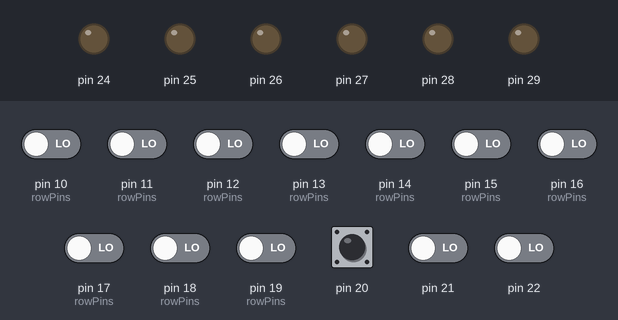
This sketch was run on a simulated Arduino Mega 2560, built with avr-gcc and run on an emulated ATmega2560. Shown: output pins drawn as LEDs (lit = HIGH). Inputs (shaded band) come from the test bench; at power-on: pin 20 HIGH, pin 10 (rowPins), pin 11 (rowPins), pin 12 (rowPins), pin 13 (rowPins), pin 14 (rowPins), pin 15 (rowPins), pin 16 (rowPins), pin 17 (rowPins), pin 18 (rowPins), pin 19 (rowPins), pin 21, pin 22 LOW. Pins used as bus, display or sensor lines are not drawn.

Above: at 1.2 s.
1.3 s: pin 10 (rowPins) driven HIGH
At 2.5 s:
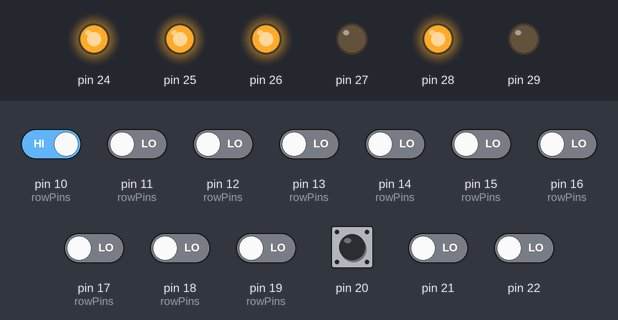
2.8 s: pin 10 (rowPins) driven LOW
At 3.9 s:
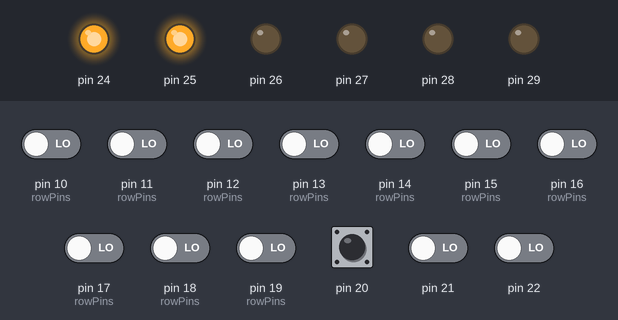
4.3 s: pin 11 (rowPins) driven HIGH
At 4.8 s:
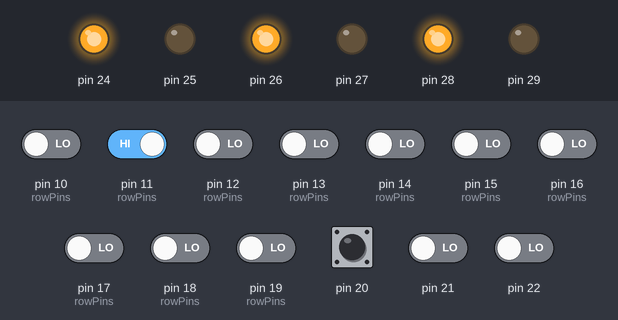
5.8 s: pin 11 (rowPins) driven LOW and pin 12 (rowPins) driven HIGH
At 7.0 s:
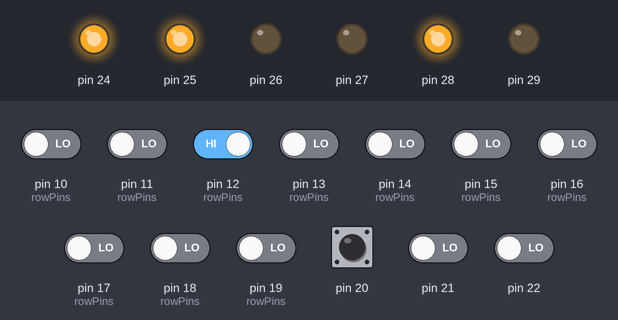
7.3 s: pin 12 (rowPins) driven LOW and pin 13 (rowPins) driven HIGH
At 8.1 s:
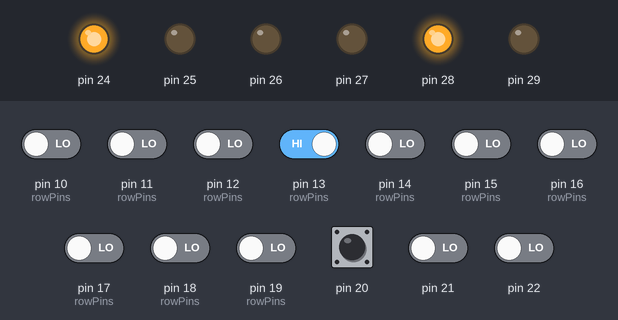
Timing chart, 0 to 9.8 s (numbered marks = the images above; inputs shaded):
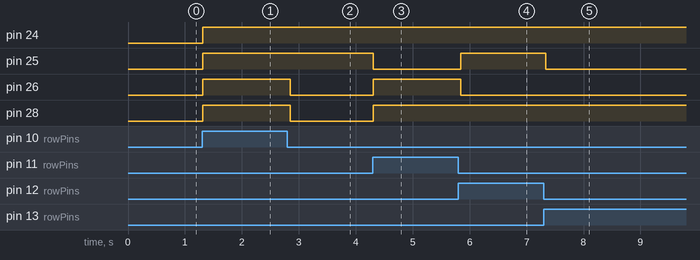

Measured:
- after the input at 1.3 s, pin 24–26, pin 28: LOW → HIGH at once
- after the input at 2.8 s, pin 26, pin 28: HIGH → LOW after 0.05 s
- after the input at 4.3 s, pin 25: HIGH → LOW at once; pin 26, pin 28: LOW → HIGH at once
- after the input at 5.8 s, pin 25: LOW → HIGH after 0.05 s; pin 26: HIGH → LOW after 0.05 s
- after the input at 7.3 s, pin 25: HIGH → LOW at once

The sketch:

LA30_keyboard_decoder.ino
```cpp
#include <Keypad.h>

const byte ROWS = 11; //eleven rows
const byte COLS = 8; //eight columns COLUMNS is active LOW outputs
char keys[ROWS][COLS] = {
  {32,   33,  34,   ']',  '[',  '_',   ':',  '-'},
  {'+',  41,  42,    43,   44, 'p',    ';',  '0'},
  {'\\',  49,  50,  'l',   52, 'o',    '\\',  '9'},
  {'/',  ' ', 58,   'k',  '@', 'i',   '^',  '8'},
  {64,   'm', 66,   'j',   68, 'u',    70,  '7'},
  {'>',  'n', 74,   'h',   76, 'y',    78,  '6'},
  {'.', 'b', 82,   'g',   84, 't',  0x0d,  '5'},
  {',',  'v', 90,   'f',   92, 'r',  0x1b,  '4'},
  {96,   'c', 98,   'd',  100, 'e',   102,  '3'},
  {104,  'x', 0x0a, 's', 0x7f, 'w',   110,  '2'},
  {112,  'z', 114,  'a',  9, 'q',   118,  '1'}
};

char shiftKeys[ROWS][COLS] = {
  {32,   33,  34,   '}',  '{',  '-',   '*',  '='},
  {'+',  41,  42,    43,   44, 'P',    '+',  '0'},
  {'|',  49,  50,  'L',   52, 'O',    '|',  ')'},
  {'?',  ' ', 58,   'K',  '|', 'I',   '~',  '('},
  {64,   'M', 66,   'J',   68, 'U',    70,  '\''},
  {'>',  'N', 74,   'H',   76, 'Y',    78,  '&'},
  {'>', 'B', 82,   'G',   84, 'T',  0x0d,  '%'},
  {'<',  'V', 90,   'F',   92, 'R',  0x1b,  '$'},
  {96,   'C', 98,   'D',  100, 'E',   102,  '#'},
  {104,  'X', 0x0a, 'S', 0x7f, 'W',   110,  '"'},
  {112,  'Z', 114,  'A',  9, 'Q',   118,  '!'}
};

char ctrlKeys[ROWS][COLS] = {
  {32,   33,  34,   27,  29,  31,   ':',  '-'},
  {'+',  41,  42,    43,   44,  16,    ';',  '0'},
  {28,  49,  50,   12,   52,  15,     28,  '9'},
  {'/',  ' ', 58,    11,   0,   9,    30,  '8'},
  {64,    13, 66,    10,   68,  21,    70,  '7'},
  {'>',   14, 74,    8,   76,  25,    78,  '6'},
  {'.',   2, 82,     7,   84,  20,  0x0d,  '5'},
  {',',   22, 90,    6,   92,  18,  0x1b,  '4'},
  {96,    3, 98,     4,  100,   5,   102,  '3'},
  {104,  24 , 0x0a,  19, 0x7f,  23,   110,  '2'},
  {112,  26 , 114,   1,  9,  17,   118,  '1'}
};


byte rowPins[ROWS] = {10, 11, 12, 13, 14, 15, 16, 17, 18,19,23}; //connect to the row pinouts of the keypad
byte colPins[COLS] = {0, 1, 2, 3, 4, 5, 6, 7}; //connect to the column pinouts of the keypad

Keypad keypad = Keypad( makeKeymap(keys), rowPins, colPins, ROWS, COLS, 21, makeKeymap(shiftKeys), 22, makeKeymap(ctrlKeys));

void setup(){
  Serial.begin(9600);
  DDRA = B11111111;
  PORTA= B00000000;
  pinMode (20, INPUT_PULLUP);
}

void loop(){
  char key = keypad.getKey();
  if (key != NO_KEY){
    if (!digitalRead(20)) {
      Serial.print("Key ");
      Serial.print(key, DEC);
      Serial.print(" ");
      if (key>31) Serial.write(key);
      Serial.println("");
    }
    key =  ~key;  // Is it active low or active high?
    key = key & 0x7F;
    PORTA = key;
    delay(1);
    digitalWrite(31,1);
    digitalWrite(31,0);
  }
}
```

Keypad.cpp
```cpp
// (licence header left out)
#include <Keypad.h>

// <<constructor>> Allows custom keymap, pin configuration, and keypad sizes.
Keypad::Keypad(char *userKeymap, byte *row, byte *col, byte numRows, byte numCols) {
	rowPins = row;
	columnPins = col;
	sizeKpd.rows = numRows;
	sizeKpd.columns = numCols;

	begin(userKeymap);

	setDebounceTime(10);
	setHoldTime(500);
	keypadEventListener = 0;

	startTime = 0;
	single_key = false;
    useShiftAndCtrl = false;
}


Keypad::Keypad(char *userKeymap, byte *row, byte *col, byte numRows, byte numCols, byte shKey, char * shiftKeymap, byte ctKey, char * ctrlKeymap) {
	rowPins = row;
	columnPins = col;
	sizeKpd.rows = numRows;
	sizeKpd.columns = numCols;

	begin(userKeymap, shiftKeymap, ctrlKeymap);

	setDebounceTime(10);
	setHoldTime(500);
	keypadEventListener = 0;

	startTime = 0;
	single_key = false;
    useShiftAndCtrl = true;
    shiftKey = shKey;
    ctrlKey = ctKey;
    pin_mode (shiftKey, INPUT);
    pin_mode (ctrlKey, INPUT);

}


// Let the user define a keymap - assume the same row/column count as defined in constructor
void Keypad::begin(char *userKeymap) {
    keymap = userKeymap;
}

// Let the user define a keymap - assume the same row/column count as defined in constructor
void Keypad::begin(char *userKeymap, char *shKeymap, char * ctKeymap) {
    keymap = userKeymap;
    shiftKeymap = shKeymap;
    ctrlKeymap = ctKeymap;
}

// Returns a single key only. Retained for backwards compatibility.
char Keypad::getKey() {
	single_key = true;

	if (getKeys() && key[0].stateChanged && (key[0].kstate==PRESSED))
		return key[0].kchar;

	single_key = false;

	return NO_KEY;
}

// Populate the key list.
bool Keypad::getKeys() {
	bool keyActivity = false;

	// Limit how often the keypad is scanned. This makes the loop() run 10 times as fast.
	if ( (millis()-startTime)>debounceTime ) {
		scanKeys();
		keyActivity = updateList();
		startTime = millis();
	}

	return keyActivity;
}

// Private : Hardware scan
void Keypad::scanKeys() {
	// Re-intialize the row pins. Allows sharing these pins with other hardware.
	//for (byte r=0; r<sizeKpd.rows; r++) {
	//	pin_mode(rowPins[r],INPUT);
	//}

	// bitMap stores ALL the keys that are being pressed.
	for (byte c=0; c<sizeKpd.columns; c++) {
		pin_mode(columnPins[c],OUTPUT);
		pin_write(columnPins[c], HIGH);	// Begin column pulse output.
		for (byte r=0; r<sizeKpd.rows; r++) {
			bitWrite(bitMap[r], c, pin_read(rowPins[r]));  // keypress is active low so invert to high.
		}
		// Set pin to high impedance input. Effectively ends column pulse.
		pin_write(columnPins[c],LOW);
		//pin_mode(columnPins[c],INPUT);
	}
}

// Manage the list without rearranging the keys. Returns true if any keys on the list changed state.
bool Keypad::updateList() {

	bool anyActivity = false;

	// Delete any IDLE keys
	for (byte i=0; i<LIST_MAX; i++) {
		if (key[i].kstate==IDLE) {
			key[i].kchar = NO_KEY;
			key[i].kcode = -1;
			key[i].stateChanged = false;
		}
	}

	// Add new keys to empty slots in the key list.
	for (byte r=0; r<sizeKpd.rows; r++) {
		for (byte c=0; c<sizeKpd.columns; c++) {
			boolean button = bitRead(bitMap[r],c);
            char keyChar;
			int keyCode = r * sizeKpd.columns + c;
			int idx = findInList (keyCode);
            if (useShiftAndCtrl) {
                pin_mode (shiftKey, INPUT);
                pin_mode (ctrlKey, INPUT);
                if (pin_read(shiftKey)) {
                    keyChar = shiftKeymap[keyCode];
                }
                else if (pin_read(ctrlKey)) {
                    keyChar = ctrlKeymap[keyCode];
                }
                else {
                    keyChar = keymap[keyCode];
                }
            }
            else {
                keyChar = keymap[keyCode];
            }
			// Key is already on the list so set its next state.
			if (idx > -1)	{
				nextKeyState(idx, button);
			}
			// Key is NOT on the list so add it.
			if ((idx == -1) && button) {
				for (byte i=0; i<LIST_MAX; i++) {
					if (key[i].kchar==NO_KEY) {		// Find an empty slot or don't add key to list.
						key[i].kchar = keyChar;
						key[i].kcode = keyCode;
						key[i].kstate = IDLE;		// Keys NOT on the list have an initial state of IDLE.
						nextKeyState (i, button);
						break;	// Don't fill all the empty slots with the same key.
					}
				}
			}
		}
	}

	// Report if the user changed the state of any key.
	for (byte i=0; i<LIST_MAX; i++) {
		if (key[i].stateChanged) anyActivity = true;
	}

	return anyActivity;
}

// Private
// This function is a state machine but is also used for debouncing the keys.
void Keypad::nextKeyState(byte idx, boolean button) {
	key[idx].stateChanged = false;

	switch (key[idx].kstate) {
		case IDLE:
			if (button==CLOSED) {
				transitionTo (idx, PRESSED);
				holdTimer = millis(); }		// Get ready for next HOLD state.
			break;
		case PRESSED:
			if ((millis()-holdTimer)>holdTime)	// Waiting for a key HOLD...
				transitionTo (idx, HOLD);
			else if (button==OPEN)				// or for a key to be RELEASED.
				transitionTo (idx, RELEASED);
			break;
		case HOLD:
			if (button==OPEN)
				transitionTo (idx, RELEASED);
			break;
		case RELEASED:
			transitionTo (idx, IDLE);
			break;
	}
}

// New in 2.1
bool Keypad::isPressed(char keyChar) {
	for (byte i=0; i<LIST_MAX; i++) {
		if ( key[i].kchar == keyChar ) {
			if ( (key[i].kstate == PRESSED) && key[i].stateChanged )
				return true;
		}
	}
	return false;	// Not pressed.
}

// Search by character for a key in the list of active keys.
// Returns -1 if not found or the index into the list of active keys.
int Keypad::findInList (char keyChar) {
	for (byte i=0; i<LIST_MAX; i++) {
		if (key[i].kchar == keyChar) {
			return i;
		}
	}
	return -1;
}

// Search by code for a key in the list of active keys.
// Returns -1 if not found or the index into the list of active keys.
int Keypad::findInList (int keyCode) {
	for (byte i=0; i<LIST_MAX; i++) {
		if (key[i].kcode == keyCode) {
			return i;
		}
	}
	return -1;
}

// New in 2.0
char Keypad::waitForKey() {
	char waitKey = NO_KEY;
	while( (waitKey = getKey()) == NO_KEY );	// Block everything while waiting for a keypress.
	return waitKey;
}

// Backwards compatibility function.
KeyState Keypad::getState() {
	return key[0].kstate;
}

// The end user can test for any changes in state before deciding
// if any variables, etc. needs to be updated in their code.
bool Keypad::keyStateChanged() {
	return key[0].stateChanged;
}

// The number of keys on the key list, key[LIST_MAX], equals the number
// of bytes in the key list divided by the number of bytes in a Key object.
byte Keypad::numKeys() {
	return sizeof(key)/sizeof(Key);
}

// Minimum debounceTime is 1 mS. Any lower *will* slow down the loop().
void Keypad::setDebounceTime(uint debounce) {
	debounce<1 ? debounceTime=1 : debounceTime=debounce;
}

void Keypad::setHoldTime(uint hold) {
    holdTime = hold;
}

void Keypad::addEventListener(void (*listener)(char)){
	keypadEventListener = listener;
}

void Keypad::transitionTo(byte idx, KeyState nextState) {
	key[idx].kstate = nextState;
	key[idx].stateChanged = true;

	// Sketch used the getKey() function.
	// Calls keypadEventListener only when the first key in slot 0 changes state.
	if (single_key)  {
	  	if ( (keypadEventListener!=NULL) && (idx==0) )  {
			keypadEventListener(key[0].kchar);
		}
	}
	// Sketch used the getKeys() function.
	// Calls keypadEventListener on any key that changes state.
	else {
	  	if (keypadEventListener!=NULL)  {
			keypadEventListener(key[idx].kchar);
		}
	}
}

/*
|| @changelog
|| | 3.1 2013-01-15 - Mark Stanley     : Fixed missing RELEASED & IDLE status when using a single key.
|| | 3.0 2012-07-12 - Mark Stanley     : Made library multi-keypress by default. (Backwards compatible)
|| | 3.0 2012-07-12 - Mark Stanley     : Modified pin functions to support Keypad_I2C
|| | 3.0 2012-07-12 - Stanley & Young  : Removed static variables. Fix for multiple keypad objects.
|| | 3.0 2012-07-12 - Mark Stanley     : Fixed bug that caused shorted pins when pressing multiple keys.
|| | 2.0 2011-12-29 - Mark Stanley     : Added waitForKey().
|| | 2.0 2011-12-23 - Mark Stanley     : Added the public function keyStateChanged().
|| | 2.0 2011-12-23 - Mark Stanley     : Added the private function scanKeys().
|| | 2.0 2011-12-23 - Mark Stanley     : Moved the Finite State Machine into the function getKeyState().
|| | 2.0 2011-12-23 - Mark Stanley     : Removed the member variable lastUdate. Not needed after rewrite.
|| | 1.8 2011-11-21 - Mark Stanley     : Added decision logic to compile WProgram.h or Arduino.h
|| | 1.8 2009-07-08 - Alexander Brevig : No longer uses arrays
|| | 1.7 2009-06-18 - Alexander Brevig : Every time a state changes the keypadEventListener will trigger, if set.
|| | 1.7 2009-06-18 - Alexander Brevig : Added setDebounceTime. setHoldTime specifies the amount of
|| |                                          microseconds before a HOLD state triggers
|| | 1.7 2009-06-18 - Alexander Brevig : Added transitionTo
|| | 1.6 2009-06-15 - Alexander Brevig : Added getState() and state variable
|| | 1.5 2009-05-19 - Alexander Brevig : Added setHoldTime()
|| | 1.4 2009-05-15 - Alexander Brevig : Added addEventListener
|| | 1.3 2009-05-12 - Alexander Brevig : Added lastUdate, in order to do simple debouncing
|| | 1.2 2009-05-09 - Alexander Brevig : Changed getKey()
|| | 1.1 2009-04-28 - Alexander Brevig : Modified API, and made variables private
|| | 1.0 2007-XX-XX - Mark Stanley : Initial Release
|| #
*/
```

Keypad.h
```cpp
// (licence header left out)
#ifndef KEYPAD_H
#define KEYPAD_H

#include "utility/Key.h"

// Arduino versioning.
#if defined(ARDUINO) && ARDUINO >= 100
#include "Arduino.h"
#else
#include "WProgram.h"
#endif

// bperrybap - Thanks for a well reasoned argument and the following macro(s).
// See http://arduino.cc/forum/index.php/topic,142041.msg1069480.html#msg1069480
#ifndef INPUT_PULLUP
#warning "Using  pinMode() INPUT_PULLUP AVR emulation"
#define INPUT_PULLUP 0x2
#define pinMode(_pin, _mode) _mypinMode(_pin, _mode)
#define _mypinMode(_pin, _mode)  \
do {							 \
	if(_mode == INPUT_PULLUP)	 \
		pinMode(_pin, INPUT);	 \
		digitalWrite(_pin, 1);	 \
	if(_mode != INPUT_PULLUP)	 \
		pinMode(_pin, _mode);	 \
}while(0)
#endif


#define OPEN LOW
#define CLOSED HIGH

typedef char KeypadEvent;
typedef unsigned int uint;
typedef unsigned long ulong;

// Made changes according to this post http://arduino.cc/forum/index.php?topic=58337.0
// by Nick Gammon. Thanks for the input Nick. It actually saved 78 bytes for me. :)
typedef struct {
    byte rows;
    byte columns;
} KeypadSize;

#define LIST_MAX 10		// Max number of keys on the active list.
#define MAPSIZE 11		// MAPSIZE is the number of rows (times 16 columns)
#define makeKeymap(x) ((char*)x)


//class Keypad : public Key, public HAL_obj {
class Keypad : public Key {
public:

	Keypad(char *userKeymap, byte *row, byte *col, byte numRows, byte numCols);
    Keypad(char *userKeymap, byte *row, byte *col, byte numRows, byte numCols, byte shKey, char * shKeymap, byte ctKey, char * ctKeymap);
	virtual void pin_mode(byte pinNum, byte mode) { pinMode(pinNum, mode); }
	virtual void pin_write(byte pinNum, boolean level) { digitalWrite(pinNum, level); }
	virtual int  pin_read(byte pinNum) { return digitalRead(pinNum); }

	uint bitMap[MAPSIZE];	// 10 row x 16 column array of bits. Except Due which has 32 columns.
	Key key[LIST_MAX];
	unsigned long holdTimer;

	char getKey();
	bool getKeys();
	KeyState getState();
	void begin(char *userKeymap);
    void begin(char *userKeymap, char * shKeymap, char * ctKeymap);
	bool isPressed(char keyChar);
	void setDebounceTime(uint);
	void setHoldTime(uint);
	void addEventListener(void (*listener)(char));
	int findInList(char keyChar);
	int findInList(int keyCode);
	char waitForKey();
	bool keyStateChanged();
	byte numKeys();

private:
	unsigned long startTime;
    bool useShiftAndCtrl;
	char *keymap;
    char *shiftKeymap;
    char *ctrlKeymap;
    byte *rowPins;
    byte *columnPins;
	KeypadSize sizeKpd;
	uint debounceTime;
	uint holdTime;
	bool single_key;
    byte shiftKey;
    byte ctrlKey;

	void scanKeys();
	bool updateList();
	void nextKeyState(byte n, boolean button);
	void transitionTo(byte n, KeyState nextState);
	void (*keypadEventListener)(char);
};

#endif

/*
|| @changelog
|| | 3.1 2013-01-15 - Mark Stanley     : Fixed missing RELEASED & IDLE status when using a single key.
|| | 3.0 2012-07-12 - Mark Stanley     : Made library multi-keypress by default. (Backwards compatible)
|| | 3.0 2012-07-12 - Mark Stanley     : Modified pin functions to support Keypad_I2C
|| | 3.0 2012-07-12 - Stanley & Young  : Removed static variables. Fix for multiple keypad objects.
|| | 3.0 2012-07-12 - Mark Stanley     : Fixed bug that caused shorted pins when pressing multiple keys.
|| | 2.0 2011-12-29 - Mark Stanley     : Added waitForKey().
|| | 2.0 2011-12-23 - Mark Stanley     : Added the public function keyStateChanged().
|| | 2.0 2011-12-23 - Mark Stanley     : Added the private function scanKeys().
|| | 2.0 2011-12-23 - Mark Stanley     : Moved the Finite State Machine into the function getKeyState().
|| | 2.0 2011-12-23 - Mark Stanley     : Removed the member variable lastUdate. Not needed after rewrite.
|| | 1.8 2011-11-21 - Mark Stanley     : Added test to determine which header file to compile,
|| |                                          WProgram.h or Arduino.h.
|| | 1.8 2009-07-08 - Alexander Brevig : No longer uses arrays
|| | 1.7 2009-06-18 - Alexander Brevig : This library is a Finite State Machine every time a state changes
|| |                                          the keypadEventListener will trigger, if set
|| | 1.7 2009-06-18 - Alexander Brevig : Added setDebounceTime setHoldTime specifies the amount of
|| |                                          microseconds before a HOLD state triggers
|| | 1.7 2009-06-18 - Alexander Brevig : Added transitionTo
|| | 1.6 2009-06-15 - Alexander Brevig : Added getState() and state variable
|| | 1.5 2009-05-19 - Alexander Brevig : Added setHoldTime()
|| | 1.4 2009-05-15 - Alexander Brevig : Added addEventListener
|| | 1.3 2009-05-12 - Alexander Brevig : Added lastUdate, in order to do simple debouncing
|| | 1.2 2009-05-09 - Alexander Brevig : Changed getKey()
|| | 1.1 2009-04-28 - Alexander Brevig : Modified API, and made variables private
|| | 1.0 2007-XX-XX - Mark Stanley : Initial Release
|| #
*/
```
